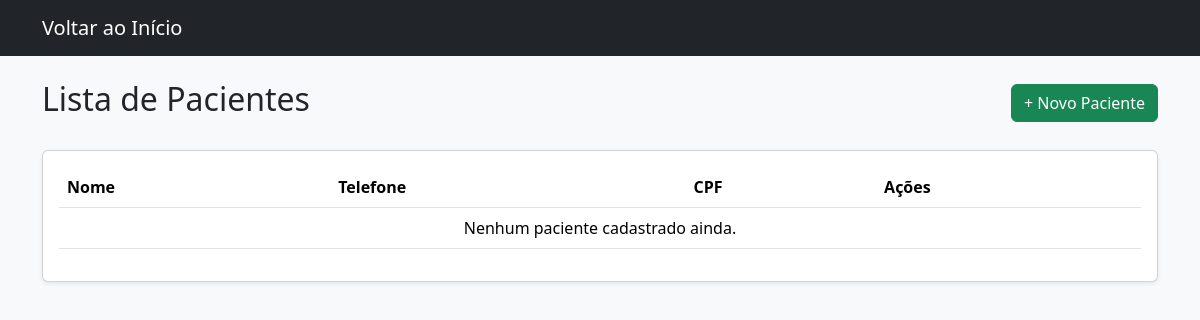
/pacientes, run on an earlier commit of the app's database.
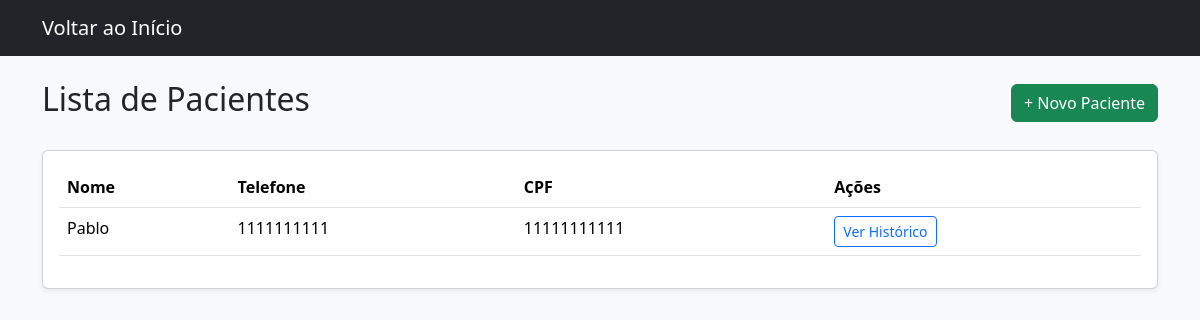
And on a later commit of the database.
### tables this page shows
CREATE TABLE pacientes (
            id INTEGER PRIMARY KEY AUTOINCREMENT,
            nome_completo TEXT NOT NULL,
            email TEXT,
            telefone TEXT,
            data_nascimento DATE,
            cpf TEXT,
            historico_medico TEXT,
            termo_consentimento BOOLEAN,
            autorizacao_imagem BOOLEAN
        );

### app/controllers/rotas.py (the view)
@rotas_bp.route('/pacientes')
def pacientes():
    lista = paciente_service.listar_pacientes()
    return render_template('pacientes.html', pacientes=lista)

### app/database.py (called while the page is built)
def get_db_connection():
    basedir = os.path.abspath(os.path.dirname(os.path.dirname(__file__)))
    db_path = os.path.join(basedir, 'banco.db')
    conn = sqlite3.connect(db_path)
    conn.row_factory = sqlite3.Row
    return conn

### app/services/paciente_service.py (called while the page is built)
def listar_pacientes():
    conn = get_db_connection()
    pacientes = conn.execute('SELECT * FROM pacientes ORDER BY nome_completo').fetchall()
    conn.close()
    return pacientes

### app/templates/pacientes.html (shortened to what this page needs)
<!DOCTYPE html>
<html lang="pt-BR">
<head>
    <link href="https://cdn.jsdelivr.net/npm/bootstrap@5.3.2/dist/css/bootstrap.min.css" rel="stylesheet">
</head>
<body class="bg-light">
    <nav class="navbar navbar-dark bg-dark mb-4">
        <div class="container">
            <a class="navbar-brand" href="/">Voltar ao Início</a>
        </div>
    </nav>
    <div class="container">
        <div class="d-flex justify-content-between align-items-center mb-4">
            <h2>Lista de Pacientes</h2>
            <a href="/paciente/novo" class="btn btn-success">+ Novo Paciente</a>
        </div>
        <div class="card shadow-sm">
            <div class="card-body">
                <table class="table table-hover">
                    <thead>
                        <tr>
                            <th>Nome</th>
                            <th>Telefone</th>
                            <th>CPF</th>
                            <th>Ações</th>
                        </tr>
                    </thead>
                    <tbody>
                        {% for p in pacientes %}
                        <tr>
                            <td>{{ p.nome_completo }}</td>
                            <td>{{ p.telefone }}</td>
                            <td>{{ p.cpf }}</td>
                            <td>
                                <a href="/paciente/{{ p.id }}" class="btn btn-sm btn-outline-primary">Ver Histórico</a>
                            </td>
                        </tr>
                        {% else %}
                        <tr>
                            <td colspan="4" class="text-center">Nenhum paciente cadastrado ainda.</td>
                        </tr>
                        {% endfor %}
                    </tbody>
                </table>
            </div>
        </div>
    </div>
</body>
</html>

What changed in the data, as far as the page shows it:
added pacientes: nome_completo "Pablo", telefone "1111111111", cpf "11111111111"
Also different on the page:
text no longer shown: "Nenhum paciente cadastrado ainda."
